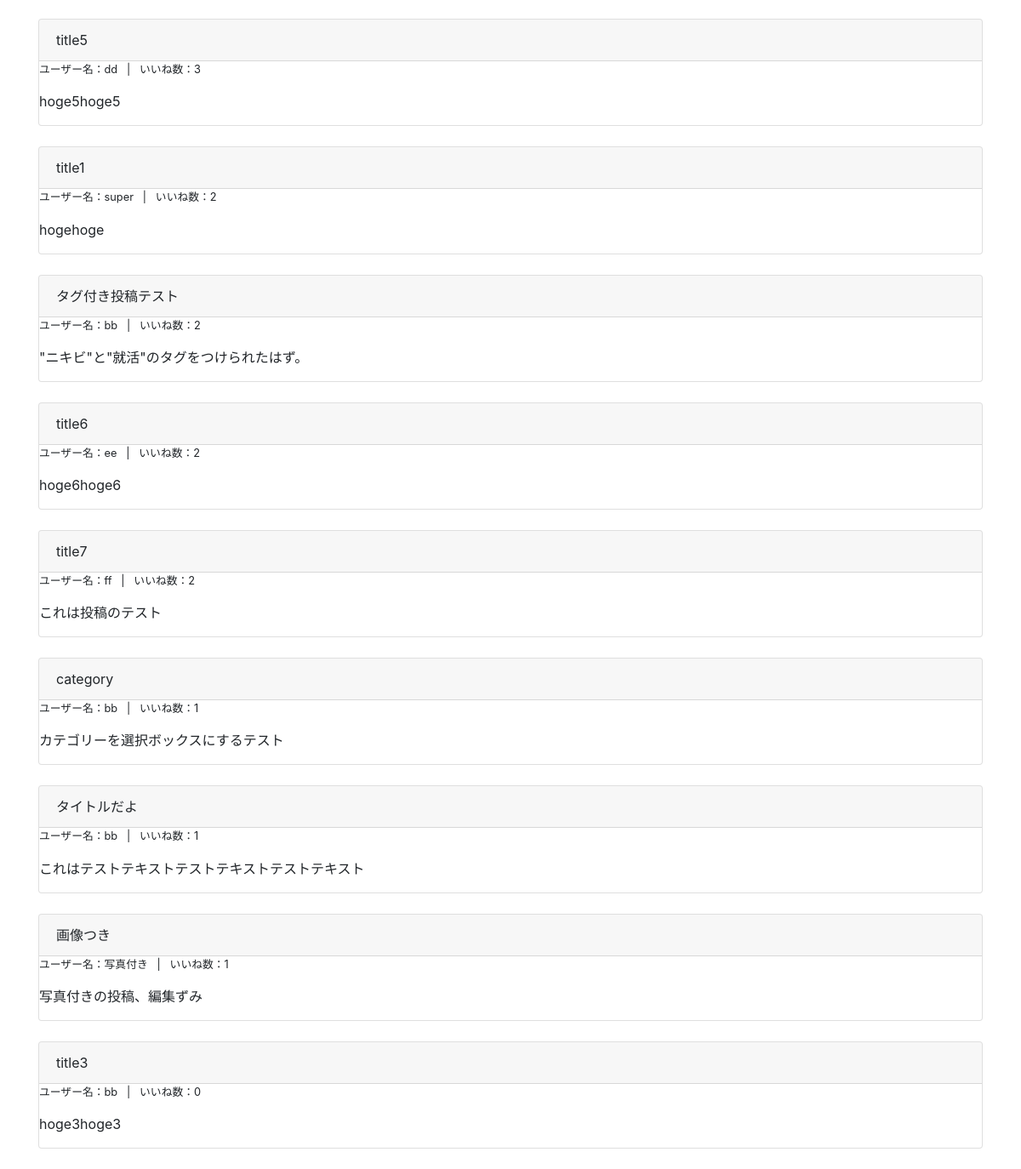
/ranking/ (lower part), run on an earlier commit of the app's database.
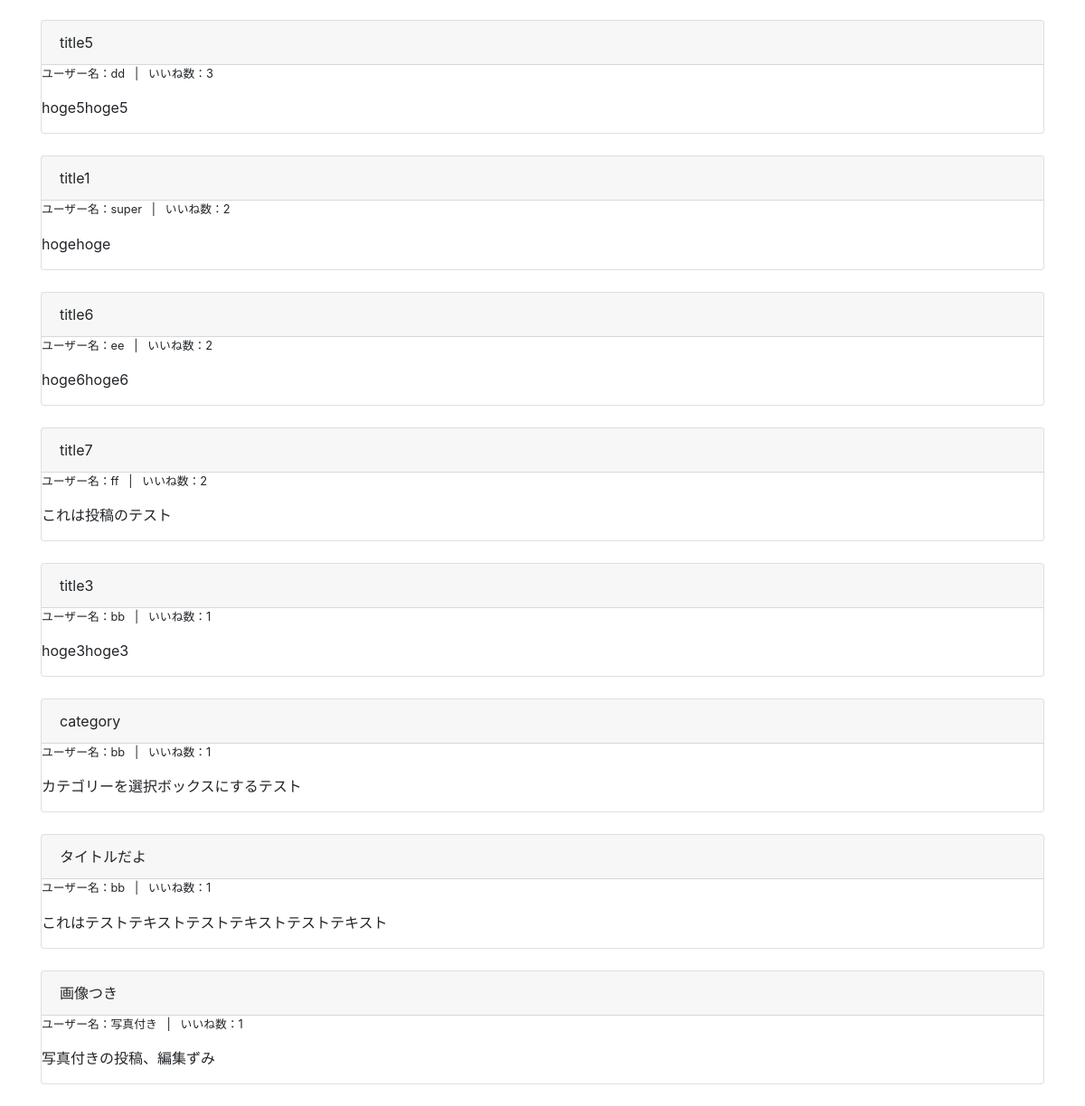
And on a later commit of the database.
### groomings/models.py (models this page shows, shortened)
class Date(models.Model):
    created_at = models.DateTimeField(default=now)
    class Meta:
        abstract = True

class Post(Date):
    title = models.CharField(max_length=30)
    image1 = models.FileField(upload_to='post_image/', null=True, blank=True)
    image2 = models.FileField(upload_to='post_image/', null=True, blank=True)
    image3 = models.FileField(upload_to='post_image/', null=True, blank=True)
    text = models.TextField()
    user = models.ForeignKey(
        'User', on_delete=models.CASCADE, related_name="user_post"
    )
    favorite = models.ManyToManyField(User, related_name="user_favo_post")
    category = models.CharField(max_length=15, default='カテゴリーなし')
    class Meta:
        db_table = 'post'

class User(AbstractBaseUser, PermissionsMixin):
    username = models.CharField(max_length=150)
    email = models.EmailField(max_length=255, unique=True)
    image = models.FileField(upload_to='user_image/', null=True)
    point = models.IntegerField(default=50, validators=[MinValueValidator(0)])
    follow = models.ManyToManyField(
        'self', blank=True, symmetrical=False, related_name="follower"
    )
    is_active = models.BooleanField(default=True)
    is_staff = models.BooleanField(default=False) # 管理画面にログインできるかどうか
    USERNAME_FIELD = 'email' # このテーブルのレコードを一意に識別
    REQUIRED_FIELDS = ['username'] # スーパーユーザー作成時に入力する(emailとパスワードは必須だからそれ以外で)
    objects = UserManager()
    class Meta:
        db_table = 'user'

### groomings/views.py (the view)
# urls.py: path(r'ranking/', views.ranking, name='ranking'), # ランキング用のページ
def ranking(request):
    users = User.objects.order_by('-point')
    post_orderby_favo = Post.objects.annotate(num_favo=Count('favorite')).order_by('-num_favo')[:10]
    return render(request, 'groomings/ranking.html',context={"users": users,"points":post_orderby_favo}) # , 'id': user_id})

### groomings/templatetags/tag_event.py (called while the page is built)
@register.filter(name="count_favo")
def count_favo(post):
    return post.favorite.all().count()

### groomings/templates/groomings/ranking.html (shortened to what this page needs)
{% extends "groomings/base.html" %}
{% load tag_event %}
{% block content %}
{% for userrank in users %}
    <br>
  {% endfor %}
{% for point in points %}
    <div class="point card">
      <div class="card-header">
        {{ point.title }}
      </div>
      <div class="body">
        <p class="small">ユーザー名：{{ point.user.username }} &nbsp; | &nbsp; いいね数：{{ point | count_favo }}</p>
        <p>{{ point.text }}</p>
      </div>
    </div>
    <br>
  {% endfor %}
{% endblock %}

What changed in the data, as far as the page shows it:
removed Post: title "タグ付き投稿テスト", user.username "bb", id "2", text "\"ニキビ\"と\"就活\"のタグをつけられたはず。"
shown differently, row unchanged: Post "title3": id "0" → "1"; moves up the list
